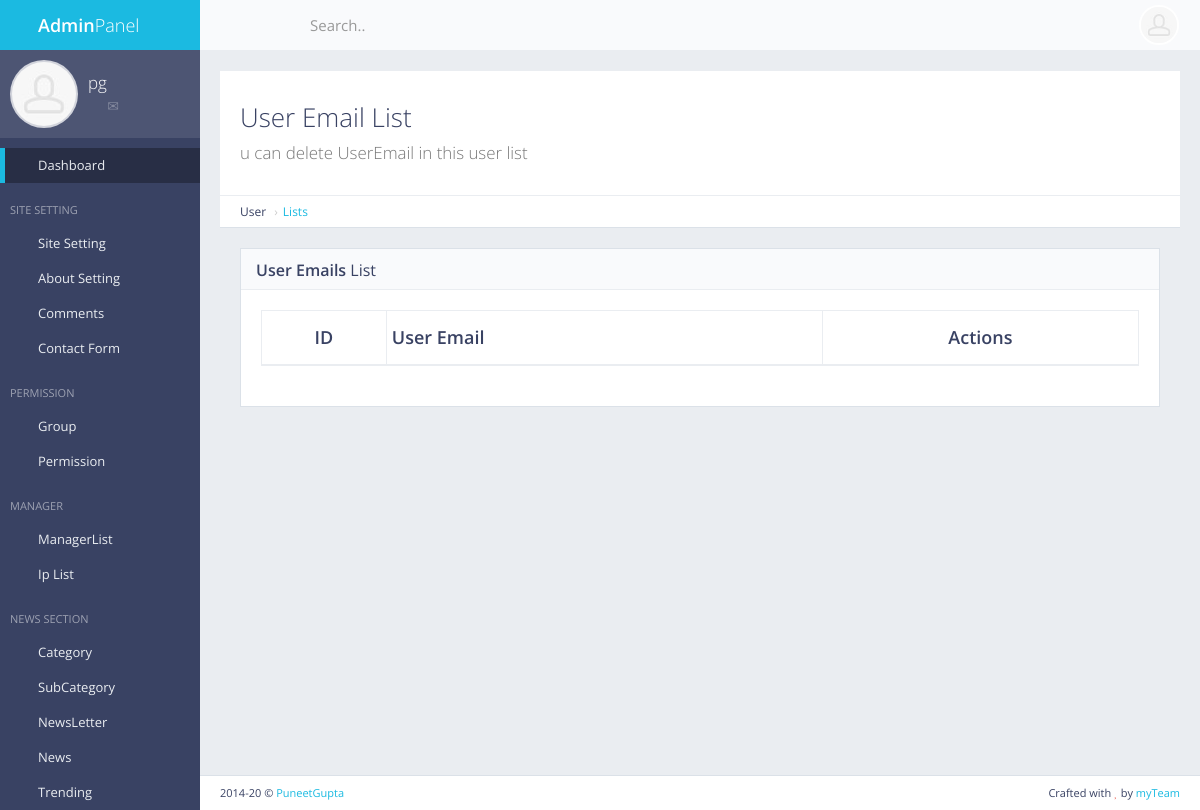
/panel/newsletter/emails/ (signed in), run on an earlier commit of the app's database.
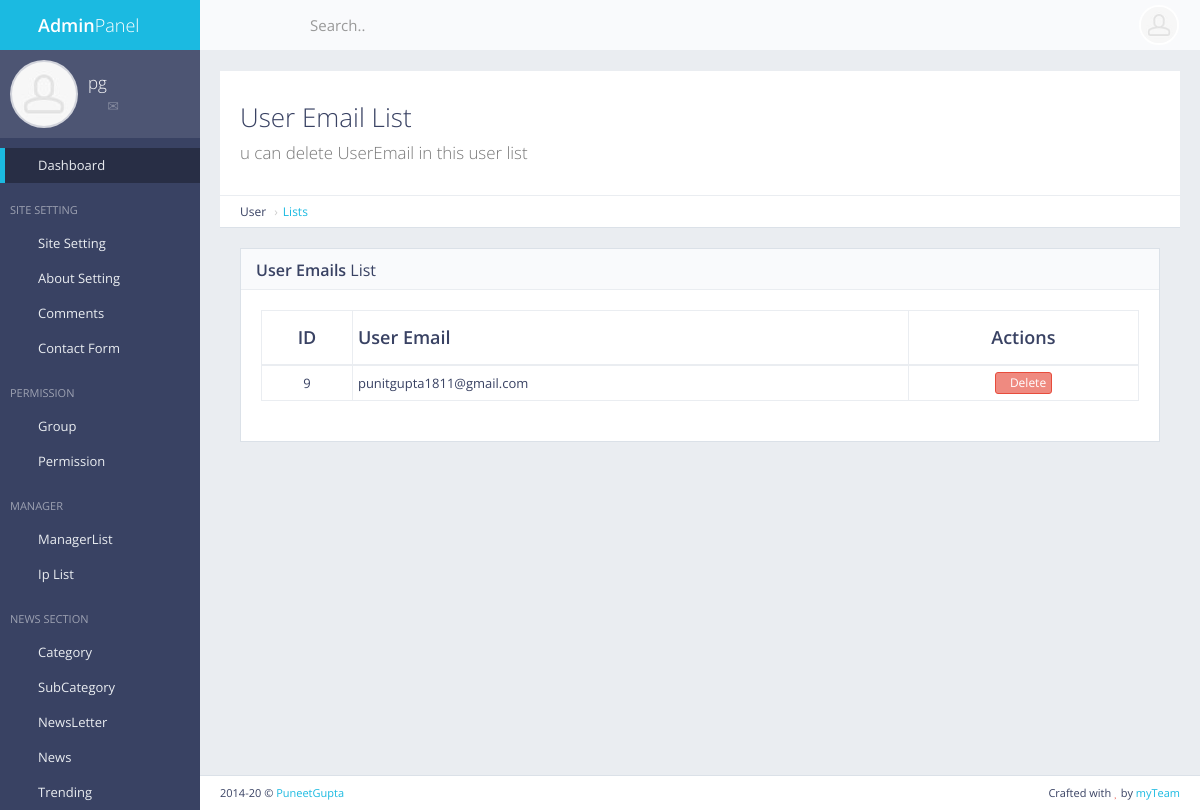
And on a later commit of the database.
### newsletter/models.py (models this page shows, shortened)
class NewsLetter(models.Model):
    contactUserTxt = models.CharField(default=" ",max_length=50)
    isEmail = models.IntegerField(default=0)

### newsletter/views.py (the view)
# urls.py: url(r'^panel/newsletter/emails/$', views.news_letter_email, name='news_letter_email'),
def news_letter_email(request):
    if not request.user.is_authenticated:
        return redirect('mylogin')
    userEmailList = NewsLetter.objects.all().filter(isEmail=1)
    return render(request,'back/news_email.html',{'userEmailList':userEmailList})

### main/templatetags/extra_auth.py (called while the page is built)
@register.filter(name = "has_group")
def has_group(user,gname):
    return user.groups.filter(name=gname).exists()

### main/templates/back/news_email.html (shortened to what this page needs)
{% extends 'back/master.html' %}
{% load static %}
{% block mainblock %}
<div id="page-content">
    <div class="content-header">
        <div class="header-section">
            <h1>
                <i class="fa fa-table"></i>User Email List<br><small>u can delete  UserEmail  in this
                    user list</small>
            </h1>
        </div>
    </div>
    <ul class="breadcrumb breadcrumb-top">
        <li>User</li>
        <li><a href="/panel/newsletter/emails">Lists</a></li>
    </ul>
    <div class="block full">
        <div class="block-title">
            <h2><strong>User Emails</strong> List</h2>
        </div>
        <div class="table-responsive">
            <table id="example-datatable" class="table table-vcenter table-condensed table-bordered">
                <thead>
                    <tr>
                        <th class="text-center">ID</th>
                        <th>User Email</th>
                        <th class="text-center">Actions</th>
                    </tr>
                </thead>
                <tbody>
                    {% for c in userEmailList %}
                    <tr>
                        <td class="text-center">{{c.pk}}</td>
                        <td>{{c.contactUserTxt}}</td>
                        <td class="text-center">
                            <div class="btn-group">
                                <a href="{%url 'news_letter_del' pk=c.pk num=1 %}" data-toggle="tooltip" title="Delete"
                                    class="btn btn-xs btn-danger"><i class="fa fa-times"></i>Delete</a>
                            </div>
                        </td>
                    </tr>
                    {% endfor %}
                </tbody>
            </table>
        </div>
    </div>
</div>
{% endblock %}

What changed in the data, as far as the page shows it:
added NewsLetter: pk "9", contactUserTxt "punitgupta1811@gmail.com"
